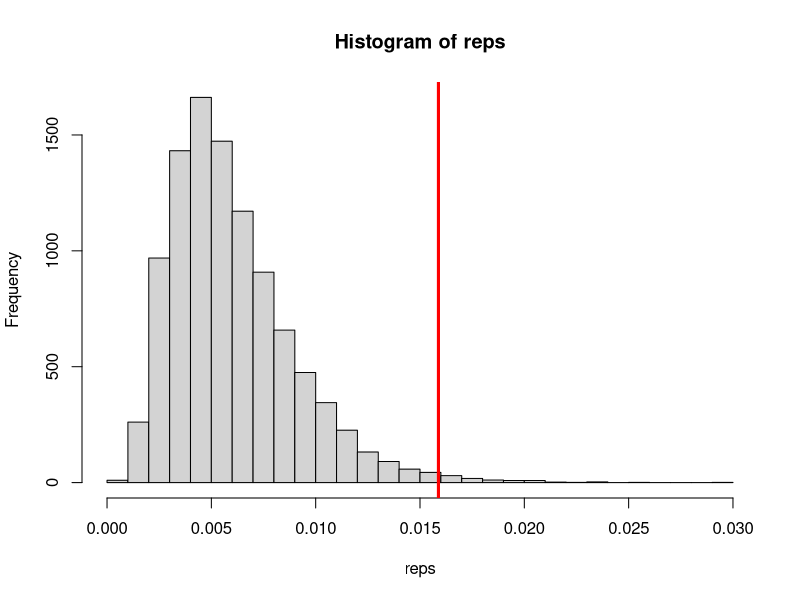

The R source for this figure:
## ---- chunk 1
data(HairEyeColor)
haireye <- as.data.frame(HairEyeColor)
names(haireye) <- tolower(names(haireye))
names(haireye)[names(haireye) == "freq"] <- "number"
long_haireye <- haireye[rep(1:nrow(haireye), haireye$number), 
                        c("hair", "eye", "sex")]
stopifnot(nrow(long_haireye) == sum(haireye$number))
## ---- chunk 2
tab <- table(long_haireye)
stopifnot(all(tab == HairEyeColor))
# male proportions
pm <- tab[,,"Male"] / sum(tab[,,"Male"])
stopifnot(sum(pm) == 1)
pf <- tab[,,"Female"] / sum(tab[,,"Female"])
stopifnot(sum(pf) == 1)

# consistency check:
for (e in levels(long_haireye$eye)) {
    for (h in levels(long_haireye$hair)) {
        for (g in levels(long_haireye$sex)) {
            p <- with(long_haireye,
                      sum(eye == e & hair == h & sex == g)
                      /
                      sum(sex == g)
            )
            if (g == "Male") {
                stopifnot(pm[h, e] == p)
            } else {
                stopifnot(pf[h, e] == p)
            }
        }
    }
}

summary_stat <- function (tab) {
    pm <- tab[,,"Male"] / sum(tab[,,"Male"])
    stopifnot(sum(pm) == 1)
    pf <- tab[,,"Female"] / sum(tab[,,"Female"])
    stopifnot(sum(pf) == 1)
    ssd <- sum( (pm - pf)^2 )
    return(ssd)
}

stopifnot( sum( (pm - pf)^2 ) == summary_stat(tab) )
## ---- chunk 3
nperms <- 10000

shuffle <- function(x) {
    x$sex <- sample(x$sex)
    return(x)
}

reps <- replicate(nperms, { 
    newtab <- shuffle(long_haireye)
    summary_stat( table(newtab) )
    }
)
## ---- chunk 4
observed <- summary_stat(table(long_haireye))
hist(reps, breaks=40)
abline(v=observed, col='red', lwd=3)
